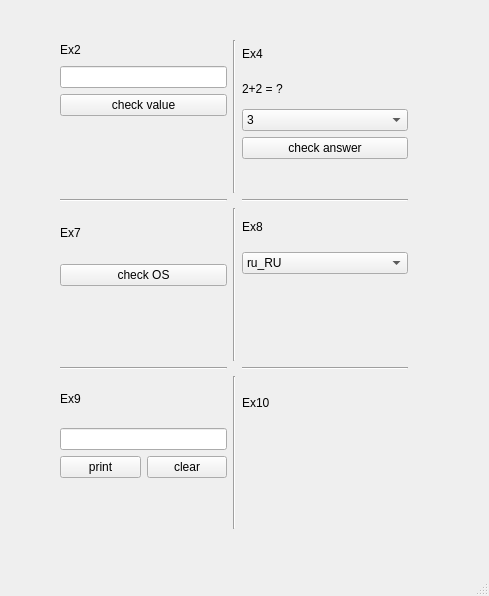
<?xml version="1.0" encoding="UTF-8"?>
<ui version="4.0">
 <class>MainWindow</class>
 <widget class="QMainWindow" name="MainWindow">
  <property name="geometry">
   <rect>
    <x>0</x>
    <y>0</y>
    <width>489</width>
    <height>596</height>
   </rect>
  </property>
  <property name="windowTitle">
   <string>MainWindow</string>
  </property>
  <widget class="QWidget" name="centralwidget">
   <widget class="QWidget" name="gridLayoutWidget">
    <property name="geometry">
     <rect>
      <x>60</x>
      <y>40</y>
      <width>348</width>
      <height>489</height>
     </rect>
    </property>
    <layout class="QGridLayout" name="gridLayout">
     <item row="2" column="2">
      <layout class="QVBoxLayout" name="verticalLayout_8">
       <item>
        <widget class="QLabel" name="ex8">
         <property name="text">
          <string>Ex8</string>
         </property>
        </widget>
       </item>
       <item>
        <widget class="QComboBox" name="setLocale_box">
         <property name="minimumSize">
          <size>
           <width>159</width>
           <height>0</height>
          </size>
         </property>
         <item>
          <property name="text">
           <string>ru_RU</string>
          </property>
         </item>
         <item>
          <property name="text">
           <string>en_EN</string>
          </property>
         </item>
        </widget>
       </item>
       <item>
        <widget class="QLabel" name="languageLable">
         <property name="text">
          <string/>
         </property>
        </widget>
       </item>
       <item>
        <widget class="QLabel" name="linkLable">
         <property name="text">
          <string/>
         </property>
        </widget>
       </item>
      </layout>
     </item>
     <item row="2" column="0">
      <layout class="QVBoxLayout" name="verticalLayout_7">
       <item>
        <widget class="QLabel" name="ex7">
         <property name="text">
          <string>Ex7</string>
         </property>
        </widget>
       </item>
       <item>
        <widget class="QPushButton" name="checkInfo_OS">
         <property name="minimumSize">
          <size>
           <width>159</width>
           <height>0</height>
          </size>
         </property>
         <property name="text">
          <string>check OS</string>
         </property>
        </widget>
       </item>
       <item>
        <widget class="QLabel" name="outputInfo_OS">
         <property name="text">
          <string/>
         </property>
        </widget>
       </item>
       <item>
        <spacer name="horizontalSpacer_3">
         <property name="orientation">
          <enum>Qt::Horizontal</enum>
         </property>
         <property name="sizeHint" stdset="0">
          <size>
           <width>40</width>
           <height>20</height>
          </size>
         </property>
        </spacer>
       </item>
      </layout>
     </item>
     <item row="3" column="2">
      <widget class="Line" name="line_3">
       <property name="orientation">
        <enum>Qt::Horizontal</enum>
       </property>
      </widget>
     </item>
     <item row="4" column="2">
      <layout class="QVBoxLayout" name="verticalLayout_10">
       <item alignment="Qt::AlignVCenter">
        <widget class="QLabel" name="ex10">
         <property name="enabled">
          <bool>true</bool>
         </property>
         <property name="text">
          <string>Ex10</string>
         </property>
        </widget>
       </item>
       <item>
        <spacer name="horizontalSpacer">
         <property name="orientation">
          <enum>Qt::Horizontal</enum>
         </property>
         <property name="sizeHint" stdset="0">
          <size>
           <width>40</width>
           <height>20</height>
          </size>
         </property>
        </spacer>
       </item>
       <item>
        <spacer name="horizontalSpacer_2">
         <property name="orientation">
          <enum>Qt::Horizontal</enum>
         </property>
         <property name="sizeHint" stdset="0">
          <size>
           <width>40</width>
           <height>20</height>
          </size>
         </property>
        </spacer>
       </item>
       <item>
        <widget class="QLabel" name="outputEx10">
         <property name="text">
          <string/>
         </property>
        </widget>
       </item>
      </layout>
     </item>
     <item row="3" column="0">
      <widget class="Line" name="line_2">
       <property name="orientation">
        <enum>Qt::Horizontal</enum>
       </property>
      </widget>
     </item>
     <item row="0" column="2">
      <layout class="QVBoxLayout" name="verticalLayout_4">
       <item>
        <widget class="QLabel" name="ex4">
         <property name="text">
          <string>Ex4</string>
         </property>
        </widget>
       </item>
       <item>
        <widget class="QLabel" name="assigmentCondition">
         <property name="text">
          <string>2+2 = ?</string>
         </property>
        </widget>
       </item>
       <item>
        <widget class="QComboBox" name="optionsAnswer">
         <property name="enabled">
          <bool>true</bool>
         </property>
         <property name="minimumSize">
          <size>
           <width>159</width>
           <height>0</height>
          </size>
         </property>
         <property name="mouseTracking">
          <bool>true</bool>
         </property>
         <property name="layoutDirection">
          <enum>Qt::LeftToRight</enum>
         </property>
         <item>
          <property name="text">
           <string>3</string>
          </property>
         </item>
         <item>
          <property name="text">
           <string>0</string>
          </property>
         </item>
         <item>
          <property name="text">
           <string>4</string>
          </property>
         </item>
        </widget>
       </item>
       <item>
        <widget class="QPushButton" name="checkAnswer_b">
         <property name="text">
          <string>check answer</string>
         </property>
        </widget>
       </item>
       <item>
        <widget class="QLabel" name="returnCheck">
         <property name="text">
          <string/>
         </property>
        </widget>
       </item>
      </layout>
     </item>
     <item row="4" column="0">
      <layout class="QVBoxLayout" name="verticalLayout_9">
       <item>
        <widget class="QLabel" name="ex9">
         <property name="text">
          <string>Ex9</string>
         </property>
        </widget>
       </item>
       <item>
        <widget class="QLineEdit" name="formInputValue"/>
       </item>
       <item>
        <layout class="QHBoxLayout" name="horizontalLayout">
         <item>
          <widget class="QPushButton" name="printArr_b">
           <property name="text">
            <string>print</string>
           </property>
          </widget>
         </item>
         <item>
          <widget class="QPushButton" name="clearArr_b">
           <property name="text">
            <string>clear</string>
           </property>
          </widget>
         </item>
        </layout>
       </item>
       <item>
        <widget class="QLabel" name="outputEx9">
         <property name="text">
          <string/>
         </property>
        </widget>
       </item>
      </layout>
     </item>
     <item row="4" column="1">
      <widget class="Line" name="line">
       <property name="orientation">
        <enum>Qt::Vertical</enum>
       </property>
      </widget>
     </item>
     <item row="0" column="0">
      <layout class="QVBoxLayout" name="verticalLayout_2">
       <item>
        <widget class="QLabel" name="ex2">
         <property name="text">
          <string>Ex2</string>
         </property>
        </widget>
       </item>
       <item>
        <widget class="QLineEdit" name="lineEdit"/>
       </item>
       <item>
        <widget class="QPushButton" name="checkValue">
         <property name="minimumSize">
          <size>
           <width>158</width>
           <height>0</height>
          </size>
         </property>
         <property name="text">
          <string>check value</string>
         </property>
        </widget>
       </item>
       <item>
        <widget class="QLabel" name="labelParity">
         <property name="text">
          <string/>
         </property>
        </widget>
       </item>
       <item>
        <widget class="QLabel" name="labelRange">
         <property name="text">
          <string/>
         </property>
        </widget>
       </item>
       <item>
        <widget class="QLabel" name="labelSign">
         <property name="text">
          <string/>
         </property>
        </widget>
       </item>
      </layout>
     </item>
     <item row="1" column="0">
      <widget class="Line" name="line_4">
       <property name="orientation">
        <enum>Qt::Horizontal</enum>
       </property>
      </widget>
     </item>
     <item row="1" column="2">
      <widget class="Line" name="line_5">
       <property name="orientation">
        <enum>Qt::Horizontal</enum>
       </property>
      </widget>
     </item>
     <item row="2" column="1">
      <widget class="Line" name="line_6">
       <property name="orientation">
        <enum>Qt::Vertical</enum>
       </property>
      </widget>
     </item>
     <item row="0" column="1">
      <widget class="Line" name="line_7">
       <property name="orientation">
        <enum>Qt::Vertical</enum>
       </property>
      </widget>
     </item>
    </layout>
   </widget>
  </widget>
  <widget class="QMenuBar" name="menubar">
   <property name="geometry">
    <rect>
     <x>0</x>
     <y>0</y>
     <width>489</width>
     <height>22</height>
    </rect>
   </property>
  </widget>
  <widget class="QStatusBar" name="statusbar"/>
 </widget>
 <resources/>
 <connections/>
</ui>
